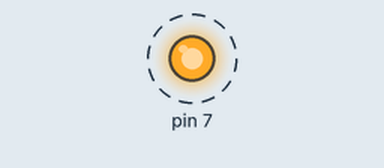
Recording of a sketch running on a simulated Arduino Uno, built with avr-gcc and run on an emulated ATmega328P. On the bench: output pins drawn as LEDs (lit = HIGH). Dashed ring = blinking.

Above: at 0.5 s.
Timing chart, 0 to 4.6 s (numbered marks = the images above):
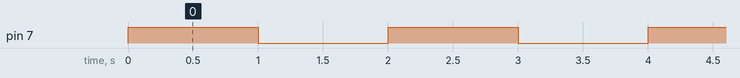

The sketch:

Pisca_Registradores.ino
```cpp
// Arquivo: Pisca_Registradores.ino
// Autor: Daniel Martins
// Hardware: LED no pino 7 (PD7) com resistor 330 ohms

void setup() {
  // Configuração: Queremos PD7 como SAÍDA (Output).
  // O registrador DDRD controla os pinos 0 a 7.
  // Binário: 00000000 (tudo entrada) -> Queremos o bit 7 como 1.
  // 1 << 7 resulta em 10000000.

  DDRD |= (1 << 7); // Configura APENAS o pino 7 como saída, sem mexer nos outros (0-6).
}

void loop() {
  // 1. LIGAR O LED
  // Define o bit 7 do registrador PORTD como 1 (5V)
  PORTD |= (1 << 7);

  delay(1000); // Espera 1 segundo (ainda usaremos delay por hoje)

  // 2. DESLIGAR O LED
  // Para desligar, precisamos zerar o bit 7.
  // ~(1 << 7) inverte a máscara: vira 01111111.
  // O operador AND (&) com 0 zera o bit alvo e mantém os outros.
  PORTD &= ~(1 << 7);

  delay(1000);
}
```

Measured:
- by itself, pin 7: alternates HIGH for 1.0 s and LOW for 1.0 s
